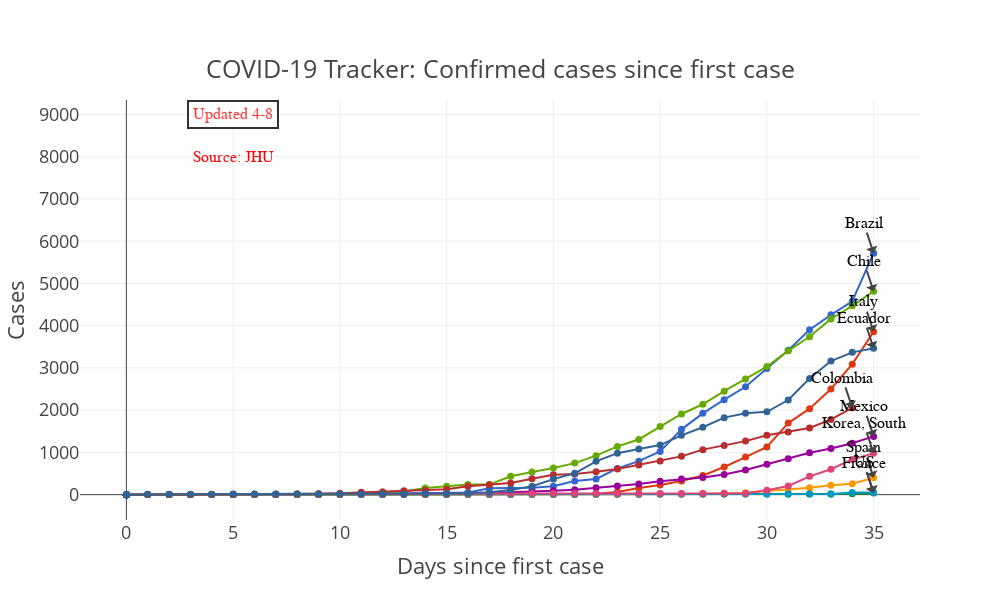

Source (notebook cell):
### Code cell
fig = go.Figure()
annotations = []
i = 0

for c in countries_of_interest2:
    color = px.colors.qualitative.G10[i]
    annotations.append(go.layout.Annotation(
        x = final_use2[final_use2['Country/Region']=='{}'.format(c)].iloc[-1]['days_since_1'],
        y = final_use2[final_use2['Country/Region']=='{}'.format(c)].iloc[-1]['cases'],
        text=c,
        font=dict(
            family="Franklin Gothic",
            size=16,
            color="black"
            ))
        )
    

    #make the data in a bad way
    tmp = final_use2[final_use2['Country/Region'].isin([c])]
    y1= tmp['cases']
    x1 = tmp['days_since_1']

    #this lets us control the lines
    fig.add_trace(go.Scatter(x=x1, y=y1, name = c, mode='lines+markers', line=dict(color = color, width=2),marker=dict(size=7)))
    i += 1

fig.update(layout=go.Layout(showlegend=False, annotations=annotations, height=600, width=1000))
fig.update_layout(
    title={
      'text': "COVID-19 Tracker: Confirmed cases since first case",
      'y':0.9,
      'x':0.5,
      'xanchor': 'center',
      'yanchor': 'top'},
    xaxis_title="Days since first case",
    yaxis_title="Cases"
)

max = np.max(final_use2['date'])
note = 'Updated ' + str(max.month) + '-' + str(max.day)
fig.add_annotation(
        x=5,
        y=9000,
        xref="x",
        yref="y",
        text=note,
        showarrow=False,
        font=dict(
            family="Courier New, monospace",
            size=16,
            color="red"
            ),
        align="center",
        ax=20,
        ay=-30,
        bordercolor="black",
        borderwidth=2,
        borderpad=4,
        bgcolor="white",
        opacity=0.8
        )

fig.add_annotation(
    x=5,
    y=8000,
    text="Source: JHU",
    showarrow=False,
    font=dict(
      family="Courier New, monospace",
      size=16,
      color="red"
      ),
)
#print(fig.layout)
fig.update_layout(legend=dict(x=1.2, y=0))
fig.layout.template = 'plotly_dark'
fig.layout.template = 'presentation'
fig.show()

### Figure 1 — Plotly figure (JSON) as saved in the notebook; plotly's stock layout.template omitted (floating-point values rounded to 4 significant figures)
{"data": [{"line": {"color": "#3366CC", "width": 2}, "marker": {"size": 7}, "mode": "lines+markers", "name": "Brazil", "type": "scatter", "x": [0, 0, 0, 0, 0, 0, 0, 0, 0, 0, 0, 0, 0, 0, 0, 0, 0, 0, 0, 0, 0, 0, 0, 0, 0, 0, 0, 0, 0, 0, 0, 0, 0, 0, 0, 1, 2, 3, 4, 5, 6, 7, 8, 9, 10, 11, 12, 13, 14, 15, 16, 17, 18, 19, 20, 21, 22, 23, 24, 25, 26, 27, 28, 29, 30, 31, 32, 33, 34, 35], "y": [0, 0, 0, 0, 0, 0, 0, 0, 0, 0, 0, 0, 0, 0, 0, 0, 0, 0, 0, 0, 0, 0, 0, 0, 0, 0, 0, 0, 0, 0, 0, 0, 0, 0, 0, 1, 1, 1, 2, 2, 2, 2, 4, 4, 13, 13, 20, 25, 31, 38, 52, 151, 151, 162, 200, 321, 372, 621, 793, 1021, 1546, 1924, 2247, 2554, 2985, 3417, 3904, 4256, 4579, 5717]}, {"line": {"color": "#DC3912", "width": 2}, "marker": {"size": 7}, "mode": "lines+markers", "name": "Italy", "type": "scatter", "x": [0, 0, 0, 0, 0, 0, 0, 0, 0, 1, 2, 3, 4, 5, 6, 7, 8, 9, 10, 11, 12, 13, 14, 15, 16, 17, 18, 19, 20, 21, 22, 23, 24, 25, 26, 27, 28, 29, 30, 31, 32, 33, 34, 35], "y": [0, 0, 0, 0, 0, 0, 0, 0, 0, 2, 2, 2, 2, 2, 2, 2, 3, 3, 3, 3, 3, 3, 3, 3, 3, 3, 3, 3, 3, 3, 20, 62, 155, 229, 322, 453, 655, 888, 1128, 1694, 2036, 2502, 3089, 3858]}, {"line": {"color": "#FF9900", "width": 2}, "marker": {"size": 7}, "mode": "lines+markers", "name": "Spain", "type": "scatter", "x": [0, 0, 0, 0, 0, 0, 0, 0, 0, 0, 1, 2, 3, 4, 5, 6, 7, 8, 9, 10, 11, 12, 13, 14, 15, 16, 17, 18, 19, 20, 21, 22, 23, 24, 25, 26, 27, 28, 29, 30, 31, 32, 33, 34, 35], "y": [0, 0, 0, 0, 0, 0, 0, 0, 0, 0, 1, 1, 1, 1, 1, 1, 1, 1, 2, 2, 2, 2, 2, 2, 2, 2, 2, 2, 2, 2, 2, 2, 2, 2, 6, 13, 15, 32, 45, 84, 120, 165, 222, 259, 400]}, {"line": {"color": "#109618", "width": 2}, "marker": {"size": 7}, "mode": "lines+markers", "name": "France", "type": "scatter", "x": [0, 0, 1, 2, 3, 4, 5, 6, 7, 8, 9, 10, 11, 12, 13, 14, 15, 16, 17, 18, 19, 20, 21, 22, 23, 24, 25, 26, 27, 28, 29, 30, 31, 32, 33, 34, 35], "y": [0, 0, 2, 3, 3, 3, 4, 5, 5, 5, 6, 6, 6, 6, 6, 6, 6, 11, 11, 11, 11, 11, 11, 11, 12, 12, 12, 12, 12, 12, 12, 12, 12, 12, 14, 18, 38]}, {"line": {"color": "#990099", "width": 2}, "marker": {"size": 7}, "mode": "lines+markers", "name": "Mexico", "type": "scatter", "x": [0, 0, 0, 0, 0, 0, 0, 0, 0, 0, 0, 0, 0, 0, 0, 0, 0, 0, 0, 0, 0, 0, 0, 0, 0, 0, 0, 0, 0, 0, 0, 0, 0, 0, 0, 0, 0, 1, 2, 3, 4, 5, 6, 7, 8, 9, 10, 11, 12, 13, 14, 15, 16, 17, 18, 19, 20, 21, 22, 23, 24, 25, 26, 27, 28, 29, 30, 31, 32, 33, 34, 35], "y": [0, 0, 0, 0, 0, 0, 0, 0, 0, 0, 0, 0, 0, 0, 0, 0, 0, 0, 0, 0, 0, 0, 0, 0, 0, 0, 0, 0, 0, 0, 0, 0, 0, 0, 0, 0, 0, 1, 4, 5, 5, 5, 5, 5, 6, 6, 7, 7, 7, 8, 12, 12, 26, 41, 53, 82, 93, 118, 164, 203, 251, 316, 367, 405, 475, 585, 717, 848, 993, 1094, 1215, 1378]}, {"line": {"color": "#0099C6", "width": 2}, "marker": {"size": 7}, "mode": "lines+markers", "name": "US", "type": "scatter", "x": [1, 2, 3, 4, 5, 6, 7, 8, 9, 10, 11, 12, 13, 14, 15, 16, 17, 18, 19, 20, 21, 22, 23, 24, 25, 26, 27, 28, 29, 30, 31, 32, 33, 34, 35], "y": [1, 1, 2, 2, 5, 5, 5, 5, 5, 7, 8, 8, 11, 11, 11, 11, 11, 11, 11, 11, 12, 12, 13, 13, 13, 13, 13, 13, 13, 13, 15, 15, 15, 51, 51]}, {"line": {"color": "#DD4477", "width": 2}, "marker": {"size": 7}, "mode": "lines+markers", "name": "Korea, South", "type": "scatter", "x": [1, 2, 3, 4, 5, 6, 7, 8, 9, 10, 11, 12, 13, 14, 15, 16, 17, 18, 19, 20, 21, 22, 23, 24, 25, 26, 27, 28, 29, 30, 31, 32, 33, 34, 35], "y": [1, 1, 2, 2, 3, 4, 4, 4, 4, 11, 12, 15, 15, 16, 19, 23, 24, 24, 25, 27, 28, 28, 28, 28, 28, 29, 30, 31, 31, 104, 204, 433, 602, 833, 977]}, {"line": {"color": "#66AA00", "width": 2}, "marker": {"size": 7}, "mode": "lines+markers", "name": "Chile", "type": "scatter", "x": [0, 0, 0, 0, 0, 0, 0, 0, 0, 0, 0, 0, 0, 0, 0, 0, 0, 0, 0, 0, 0, 0, 0, 0, 0, 0, 0, 0, 0, 0, 0, 0, 0, 0, 0, 0, 0, 0, 0, 0, 0, 1, 2, 3, 4, 5, 6, 7, 8, 9, 10, 11, 12, 13, 14, 15, 16, 17, 18, 19, 20, 21, 22, 23, 24, 25, 26, 27, 28, 29, 30, 31, 32, 33, 34, 35], "y": [0, 0, 0, 0, 0, 0, 0, 0, 0, 0, 0, 0, 0, 0, 0, 0, 0, 0, 0, 0, 0, 0, 0, 0, 0, 0, 0, 0, 0, 0, 0, 0, 0, 0, 0, 0, 0, 0, 0, 0, 0, 1, 1, 4, 4, 4, 8, 8, 13, 23, 23, 43, 61, 74, 155, 201, 238, 238, 434, 537, 632, 746, 922, 1142, 1306, 1610, 1909, 2139, 2449, 2738, 3031, 3404, 3737, 4161, 4471, 4815]}, {"line": {"color": "#B82E2E", "width": 2}, "marker": {"size": 7}, "mode": "lines+markers", "name": "Colombia", "type": "scatter", "x": [0, 0, 0, 0, 0, 0, 0, 0, 0, 0, 0, 0, 0, 0, 0, 0, 0, 0, 0, 0, 0, 0, 0, 0, 0, 0, 0, 0, 0, 0, 0, 0, 0, 0, 0, 0, 0, 0, 0, 0, 0, 0, 0, 0, 1, 2, 3, 4, 5, 6, 7, 8, 9, 10, 11, 12, 13, 14, 15, 16, 17, 18, 19, 20, 21, 22, 23, 24, 25, 26, 27, 28, 29, 30, 31, 32, 33, 34], "y": [0, 0, 0, 0, 0, 0, 0, 0, 0, 0, 0, 0, 0, 0, 0, 0, 0, 0, 0, 0, 0, 0, 0, 0, 0, 0, 0, 0, 0, 0, 0, 0, 0, 0, 0, 0, 0, 0, 0, 0, 0, 0, 0, 0, 1, 1, 1, 1, 3, 9, 9, 13, 22, 34, 54, 65, 93, 102, 128, 196, 231, 277, 378, 470, 491, 539, 608, 702, 798, 906, 1065, 1161, 1267, 1406, 1485, 1579, 1780, 2054]}, {"line": {"color": "#316395", "width": 2}, "marker": {"size": 7}, "mode": "lines+markers", "name": "Ecuador", "type": "scatter", "x": [0, 0, 0, 0, 0, 0, 0, 0, 0, 0, 0, 0, 0, 0, 0, 0, 0, 0, 0, 0, 0, 0, 0, 0, 0, 0, 0, 0, 0, 0, 0, 0, 0, 0, 0, 0, 0, 0, 0, 1, 2, 3, 4, 5, 6, 7, 8, 9, 10, 11, 12, 13, 14, 15, 16, 17, 18, 19, 20, 21, 22, 23, 24, 25, 26, 27, 28, 29, 30, 31, 32, 33, 34, 35], "y": [0, 0, 0, 0, 0, 0, 0, 0, 0, 0, 0, 0, 0, 0, 0, 0, 0, 0, 0, 0, 0, 0, 0, 0, 0, 0, 0, 0, 0, 0, 0, 0, 0, 0, 0, 0, 0, 0, 0, 6, 6, 7, 10, 13, 13, 13, 14, 15, 15, 17, 17, 17, 28, 28, 37, 58, 111, 199, 367, 506, 789, 981, 1082, 1173, 1403, 1595, 1823, 1924, 1962, 2240, 2748, 3163, 3368, 3465]}], "layout": {"annotations": [{"font": {"color": "black", "family": "Franklin Gothic", "size": 16}, "text": "Brazil", "x": 35, "y": 5717}, {"font": {"color": "black", "family": "Franklin Gothic", "size": 16}, "text": "Italy", "x": 35, "y": 3858}, {"font": {"color": "black", "family": "Franklin Gothic", "size": 16}, "text": "Spain", "x": 35, "y": 400}, {"font": {"color": "black", "family": "Franklin Gothic", "size": 16}, "text": "France", "x": 35, "y": 38}, {"font": {"color": "black", "family": "Franklin Gothic", "size": 16}, "text": "Mexico", "x": 35, "y": 1378}, {"font": {"color": "black", "family": "Franklin Gothic", "size": 16}, "text": "US", "x": 35, "y": 51}, {"font": {"color": "black", "family": "Franklin Gothic", "size": 16}, "text": "Korea, South", "x": 35, "y": 977}, {"font": {"color": "black", "family": "Franklin Gothic", "size": 16}, "text": "Chile", "x": 35, "y": 4815}, {"font": {"color": "black", "family": "Franklin Gothic", "size": 16}, "text": "Colombia", "x": 34, "y": 2054}, {"font": {"color": "black", "family": "Franklin Gothic", "size": 16}, "text": "Ecuador", "x": 35, "y": 3465}, {"align": "center", "ax": 20, "ay": -30, "bgcolor": "white", "bordercolor": "black", "borderpad": 4, "borderwidth": 2, "font": {"color": "red", "family": "Courier New, monospace", "size": 16}, "opacity": 0.8, "showarrow": false, "text": "Updated 4-8", "x": 5, "xref": "x", "y": 9000, "yref": "y"}, {"font": {"color": "red", "family": "Courier New, monospace", "size": 16}, "showarrow": false, "text": "Source: JHU", "x": 5, "y": 8000}], "height": 600, "legend": {"x": 1.2, "y": 0}, "showlegend": false, "title": {"text": "COVID-19 Tracker: Confirmed cases since first case", "x": 0.5, "xanchor": "center", "y": 0.9, "yanchor": "top"}, "width": 1000, "xaxis": {"title": {"text": "Days since first case"}}, "yaxis": {"title": {"text": "Cases"}}}}
